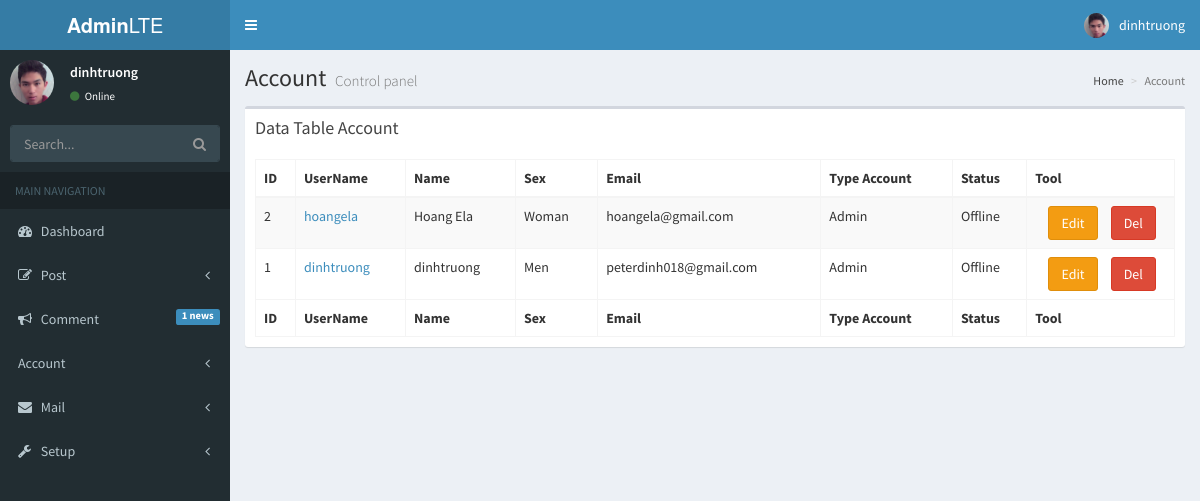
The page /basend/admin/index.php?menu=account&account=all (signed in) on the database its author committed.
### tables this page shows
CREATE TABLE IF NOT EXISTS `account` (
  `id` int(11) NOT NULL,
  `username` varchar(50) NOT NULL,
  `password` varchar(50) NOT NULL,
  `name` varchar(100) NOT NULL,
  `sex` tinyint(1) NOT NULL,
  `address` varchar(100) NOT NULL,
  `phone` varchar(12) NOT NULL,
  `mail` varchar(100) NOT NULL,
  `date` date NOT NULL,
  `type_account` tinyint(1) NOT NULL,
  `date_register` date NOT NULL,
  `active` tinyint(1) NOT NULL,
  `key` varchar(50) NOT NULL,
  `online` tinyint(1) NOT NULL,
  `avatar` varchar(1000) NOT NULL,
  PRIMARY KEY (`id`),
  UNIQUE KEY `username` (`username`)
);

### basend/admin/controls/account_control.php (called while the page is built, shortened)
<?php
	require_once('models/account_model.php');
	class Account_Control
	{
		function List_Account()
		{
			$model = new Account_Blog();
			return $model->List_Account();
		}
		function Info_Account($id)
		{
			$model = new Account_Blog();
			return $model->Info_Account($id);
		}
	}
?>

### basend/admin/models/connect.php (called while the page is built, shortened)
<?php
	class Connect
	{
		function connect()
		{
			$this->mysqli = mysqli_connect("localhost","peterdinh018","","c9") or die("connect die");
			mysqli_set_charset ( $this->mysqli , "uft-8" );
			return $this->mysqli;
		}
	}
?>

### basend/admin/models/account_model.php (called while the page is built, shortened)
<?php
	require_once('connect.php');
	class Account_Blog
	{
		function List_Account()
		{
			$mysqli = new Connect();
			return mysqli_query($mysqli->connect(), "select * from account order by id desc");
		}
		function Info_Account($id)
		{
			$mysqli = new Connect();
			$x = mysqli_query($mysqli->connect(),"select * from account where id='$id'");
			$array = $x->fetch_array();
			return $array;
		}
	}
?>

### basend/admin/controls/comment_control.php (called while the page is built, shortened)
<?php
	require_once('models/comment_model.php');
	class Comment_Control
	{
		function Count_Comment_New()
		{
			$model = new Comment_Blog();
			return $model->Count_Comment_New();
		}
	}
?>

### basend/admin/models/comment_model.php (called while the page is built, shortened)
<?php
	require_once('connect.php');
	class Comment_Blog
	{
		function Count_Comment_New()
		{
			$mysqli = new Connect();
			$x =  mysqli_query($mysqli->connect(), "select * from comment where see = 0");
			return mysqli_num_rows($x);
		}
	}
?>

### basend/admin/views/blocks/account.php (called while the page is built, shortened)
<?php
	$menu = new Menu_Blog();
	$menu->set_Menu_Account();
?>

### basend/admin/views/blocks/account/list_account.php (the view, shortened to what this page needs)
<?php
	require_once('controls/account_control.php');
	$account = new Account_Control();
	$list_account = $account->List_Account();
?>
 <section class="content">
  <div class="row">
	<div class="col-xs-12">
	  <div class="box">
		<div class="box-header">
		  <h3 class="box-title">Data Table Account</h3>
		</div>
		<div class="box-body">
		  <table id="example1" class="table table-bordered table-striped">
			<thead>
			<tr>
			  <th>ID</th>
			  <th>UserName</th>
			  <th>Name</th>
			  <th>Sex</th>
			  <th>Email</th>
			  <th>Type Account</th>
			  <th>Status</th>
			  <th>Tool</th>
			</tr>
			</thead>
			<tbody>
	<?php
				while($row = $list_account->fetch_array())
				{
				?>
			<tr>
			  <td><?php echo $row["id"]; ?></td>
			  <td><a href="index.php?menu=account&account=edit&id=<?php echo $row["id"]; ?>"><?php echo $row["username"]; ?></a></td>
			  <td><?php echo $row["name"]; ?></td>
			  <td><?php if($row["sex"] == 1) echo "Men"; else echo "Woman" ; ?></td>
			  <td><?php echo $row["mail"]; ?></td>
			  <td><?php if($row["type_account"] == 1) echo "Admin"; else echo "Author" ; ?></td>
			  <td><?php if($row["online"] == 1) echo "Online"; else echo "Offline"; ?></td>
			  <td><button type="button" id="edit_post" onclick="location.href = 'index.php?menu=post&post=edit&id={id_post}';" class="btn btn-warning ">Edit</button><button type="button" id="del_post" onclick="location.href = 'index.php?menu=account&del=<?php echo $row["id"]; ?>';" class="btn btn-danger">Del</button></td>
			</tr>
		<?php
				}
				?>
			</tbody>
			<tfoot>
			<tr>
			  <th>ID</th>
			  <th>UserName</th>
			  <th>Name</th>
			  <th>Sex</th>
			  <th>Email</th>
			  <th>Type Account</th>
			  <th>Status</th>
			  <th>Tool</th>
			</tr>
			</tfoot>
		  </table>
		</div>
	  </div>
	</div>
  </div>
</section>

### basend/admin/views/header.php (shortened to what this page needs)
<?php
	require_once('controls/account_control.php');
	$account = new Account_Control();
	$info = $account->Info_Account($_SESSION["id_user"]);
?>
 <header class="main-header">
  <a href="#" class="logo">
    <span class="logo-lg"><b>Admin</b>LTE</span>
  </a>
  <nav class="navbar navbar-static-top">
    <a href="#" class="sidebar-toggle" data-toggle="offcanvas" role="button">
    </a>
    <div class="navbar-custom-menu">
      <ul class="nav navbar-nav">
        <li class="dropdown user user-menu">
          <a href="#" class="dropdown-toggle" data-toggle="dropdown">
            <img src="<?php echo $info['avatar'] ?>" class="user-image" alt="User Image">
            <span class="hidden-xs"><?php echo $info['name'] ?></span>
          </a>
        </li>
      </ul>
    </div>
  </nav>
</header>

### basend/admin/views/menu.php (shortened to what this page needs)
<?php
	require_once('controls/account_control.php');
	require_once('controls/comment_control.php');
	$comment = new Comment_Control();
	$account = new Account_Control();
	$info = $account->Info_Account($_SESSION["id_user"]);
?>
 <aside class="main-sidebar">
  <section class="sidebar">
    <div class="user-panel">
      <div class="pull-left image">
        <img src="<?php echo $info['avatar'] ?>" class="img-circle" style="height: 45px;" alt="User Image">
      </div>
      <div class="pull-left info">
        <p><?php echo $info['name'] ?></p>
        <a href="#"><i class="fa fa-circle text-success"></i> Online</a>
      </div>
    </div>
    <form action="#" method="get" class="sidebar-form">
      <div class="input-group">
        <input type="text" name="q" class="form-control" placeholder="Search...">
            <span class="input-group-btn">
              <button type="submit" name="search" id="search-btn" class="btn btn-flat"><i class="fa fa-search"></i>
              </button>
            </span>
      </div>
    </form>
    <ul class="sidebar-menu">
      <li class="header">MAIN NAVIGATION</li>
      <li><a href="index.php?menu=home"><i class="fa fa-dashboard"></i> <span>Dashboard</span></a></li>
      <li class="treeview">
        <a href="#">
          <i class="fa fa-edit"></i> <span>Post</span>
          <span class="pull-right-container">
            <i class="fa fa-angle-left pull-right"></i>
          </span>
        </a>
      </li>
      <li><a href="index.php?menu=comment"><i class="fa fa-bullhorn"></i> <span>Comment</span><?php if($comment->Count_Comment_New() > 0){ $x = $comment->Count_Comment_New(); echo "<span class=\"label label-primary pull-right\">$x news</span>";} ?></a></li>
      <li class="treeview">
        <a href="#">
          <i class="ion ion-person-add"></i> <span>Account</span>
          <span class="pull-right-container">
            <i class="fa fa-angle-left pull-right"></i>
          </span>
        </a>
      </li>
      <li class="treeview">
        <a href="#">
          <i class="fa fa-envelope"></i>
          <span>Mail</span>
          <span class="pull-right-container">
            <i class="fa fa-angle-left pull-right"></i>
          </span>
        </a>
      </li>
      <li class="treeview">
        <a href="#">
          <i class="fa fa-wrench"></i>
          <span>Setup</span>
          <span class="pull-right-container">
            <i class="fa fa-angle-left pull-right"></i>
          </span>
        </a>
      </li>
    </ul>
  </section>
</aside>

### basend/admin/views/blocks/account/list_account.php (style rules this page uses)
#edit_post { margin-left: 10%; margin-right: 10%; }

### rows shown on the page
account: avatar (placeholder picture), name "dinhtruong", id "1", username "dinhtruong", sex "Men", mail "peterdinh018@gmail.com", type_account "Admin", online "Offline"
account: id "2", username "hoangela", name "Hoang Ela", sex "Woman", mail "hoangela@gmail.com", type_account "Admin", online "Offline"

### other values the page prints
$x "1"
$title->Title() "Account"
